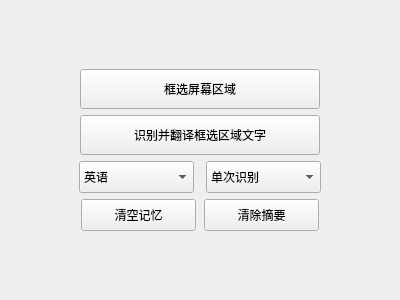
<?xml version="1.0" encoding="UTF-8"?>
<ui version="4.0">
 <class>MainWindow</class>
 <widget class="QMainWindow" name="MainWindow">
  <property name="geometry">
   <rect>
    <x>0</x>
    <y>0</y>
    <width>400</width>
    <height>300</height>
   </rect>
  </property>
  <property name="windowTitle">
   <string>GameLens</string>
  </property>
  <widget class="QWidget" name="central_widget">
   <layout class="QVBoxLayout" name="layout">
    <property name="alignment">
     <set>Qt::AlignCenter</set>
    </property>
    <item>
     <layout class="QHBoxLayout" name="button_group_layout">
      <property name="alignment">
       <set>Qt::AlignCenter</set>
      </property>
      <item alignment="Qt::AlignCenter">
       <widget class="QPushButton" name="select_screen_region_button">
        <property name="minimumSize">
         <size>
          <width>240</width>
          <height>40</height>
         </size>
        </property>
        <property name="maximumSize">
         <size>
          <width>240</width>
          <height>40</height>
         </size>
        </property>
        <property name="text">
         <string>框选屏幕区域</string>
        </property>
       </widget>
      </item>
     </layout>
    </item>
    <item>
     <layout class="QHBoxLayout" name="recognize_button_row">
      <property name="alignment">
       <set>Qt::AlignCenter</set>
      </property>
      <item alignment="Qt::AlignCenter">
       <widget class="QPushButton" name="recognize_selected_region_text_button">
        <property name="minimumSize">
         <size>
          <width>240</width>
          <height>40</height>
         </size>
        </property>
        <property name="maximumSize">
         <size>
          <width>240</width>
          <height>40</height>
         </size>
        </property>
        <property name="text">
         <string>识别并翻译框选区域文字</string>
        </property>
       </widget>
      </item>
     </layout>
    </item>
    <item>
     <layout class="QHBoxLayout" name="combo_group_layout">
      <property name="spacing">
       <number>12</number>
      </property>
      <property name="alignment">
       <set>Qt::AlignCenter</set>
      </property>
      <item alignment="Qt::AlignCenter">
       <widget class="QComboBox" name="language_combo_box">
        <property name="minimumSize">
         <size>
          <width>115</width>
          <height>32</height>
         </size>
        </property>
        <property name="maximumSize">
         <size>
          <width>115</width>
          <height>32</height>
         </size>
        </property>
        <item>
         <property name="text">
          <string>英语</string>
         </property>
        </item>
        <item>
         <property name="text">
          <string>日语</string>
         </property>
        </item>
       </widget>
      </item>
      <item alignment="Qt::AlignCenter">
       <widget class="QComboBox" name="recognition_mode_combo_box">
        <property name="minimumSize">
         <size>
          <width>115</width>
          <height>32</height>
         </size>
        </property>
        <property name="maximumSize">
         <size>
          <width>115</width>
          <height>32</height>
         </size>
        </property>
        <item>
         <property name="text">
          <string>单次识别</string>
         </property>
        </item>
        <item>
         <property name="text">
          <string>循环识别</string>
         </property>
        </item>
       </widget>
      </item>
     </layout>
    </item>
    <item>
     <layout class="QHBoxLayout" name="clear_button_row">
      <property name="spacing">
       <number>8</number>
      </property>
      <property name="alignment">
       <set>Qt::AlignCenter</set>
      </property>
      <item alignment="Qt::AlignCenter">
       <widget class="QPushButton" name="clear_memory_button">
        <property name="minimumSize">
         <size>
          <width>115</width>
          <height>32</height>
         </size>
        </property>
        <property name="maximumSize">
         <size>
          <width>115</width>
          <height>32</height>
         </size>
        </property>
        <property name="text">
         <string>清空记忆</string>
        </property>
       </widget>
      </item>
      <item alignment="Qt::AlignCenter">
       <widget class="QPushButton" name="clear_summary_button">
        <property name="minimumSize">
         <size>
          <width>115</width>
          <height>32</height>
         </size>
        </property>
        <property name="maximumSize">
         <size>
          <width>115</width>
          <height>32</height>
         </size>
        </property>
        <property name="text">
         <string>清除摘要</string>
        </property>
       </widget>
      </item>
     </layout>
    </item>
   </layout>
  </widget>
 </widget>
 <resources/>
 <connections/>
</ui>
